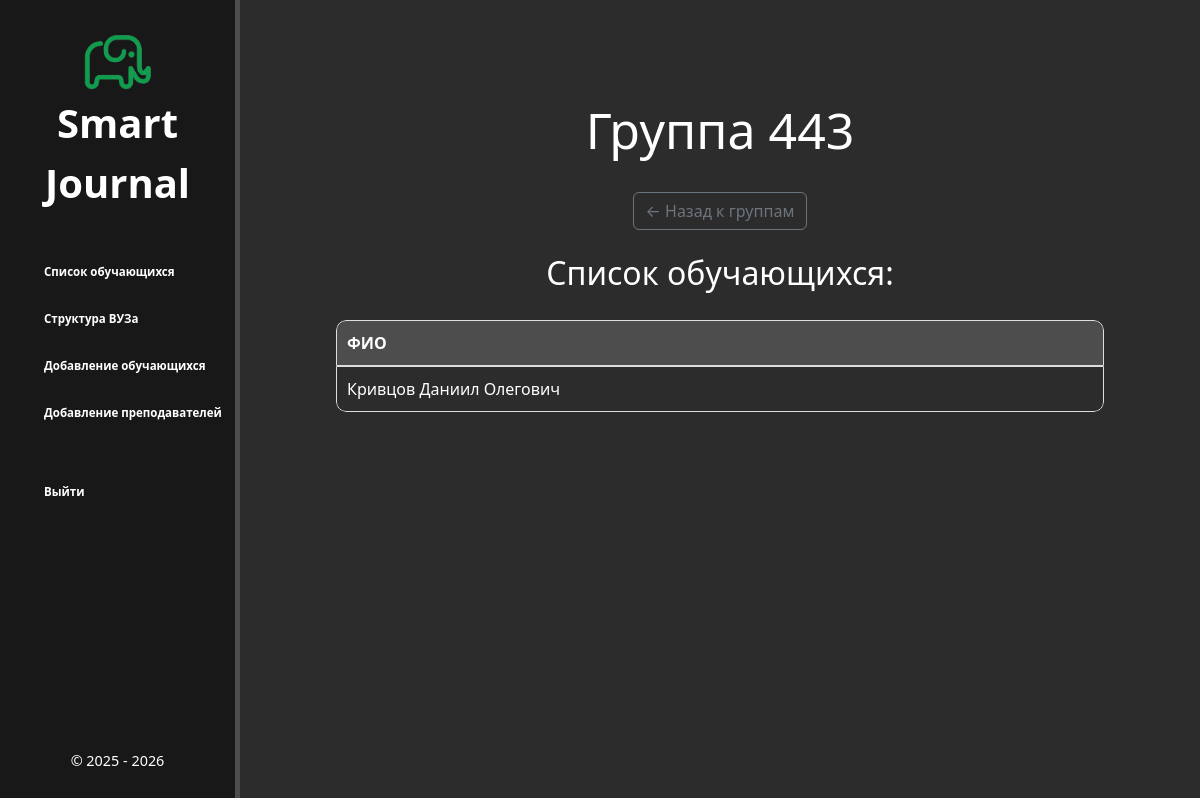
/database/groups/2/, run on the app's committed database.
### database/models.py (models this page shows, shortened)
class Groups(models.Model):
    number = models.CharField('Номер группы', max_length=10)
    year_of_admission = models.IntegerField('Год поступления')
    specialty_name = models.ForeignKey(Specialties, on_delete=models.CASCADE, verbose_name='Специальность')
    class Meta:
        verbose_name = 'Группа'
        verbose_name_plural = 'Группы'

class Students(models.Model):
    GENDER_CHOICES = [
        ('Мужской', 'Мужской'),
        ('Женский', 'Женский'),
    ]
    last_name = models.CharField('Фамилия', max_length=50)
    first_name = models.CharField('Имя', max_length=25)
    father_name = models.CharField('Отчество', max_length=50, blank=True)
    birth_date = models.DateField('Дата рождения')
    gender = models.CharField('Пол', max_length=10, choices=GENDER_CHOICES)
    phone_number = models.CharField('Телефон', max_length=20, blank=True)
    group = models.ForeignKey(Groups, on_delete=models.CASCADE, verbose_name='Группа')
    role = models.CharField('Роль', max_length=20, default='Студент', editable=False, blank=False, null=False)
    user_id = models.OneToOneField(User, on_delete=models.CASCADE, null=True) # Связь с USER
    photo = models.ImageField('Фотография', upload_to='photos', blank=True)
    class Meta:
        verbose_name = 'Студент'
        verbose_name_plural = 'Студенты'

### database/views.py (the view)
# urls.py: path('groups/<int:pk>/', views.group_detail, name='group-detail'),
def group_detail(request, pk):
    group = get_object_or_404(Groups, id=pk)
    students = Students.objects.filter(group=group)
    return render(request, 'database/group_detail.html', {
        'group': group,
        'students': students
    })

### database/templates/database/group_detail.html
{% extends 'database/layout.html' %}
{% block content %}
    <div class="features">
        <h1>Группа {{ group.number }}</h1>
        <br>
        <button class="btn btn-outline-secondary" onclick="window.location.href='{% url 'faculties-detail' group.specialty_name.department_name.faculty_name.id %}'">← Назад к группам</button>
        <br>
        <h2>Список обучающихся:</h2>
        {% if students %}
        <table class="styled-table">
        <thead>
            <tr>
                <th>ФИО</th>
            </tr>
        </thead>
        <tbody>
            {% for student in students %}
                <tr>
                    <td><a href="{% url 'students-detail' student.id %}">{{ student.last_name }} {{ student.first_name }}
                        {{ student.father_name|default_if_none:"" }}</a></td>
                </tr>
            {% endfor %}
        </tbody>
    </table>
    {% else %}
        <p>В этой группе нет студентов.</p>
    {% endif %}
    </div>
{% endblock %}

### database/static/database/css/main.css (style rules this page uses)
body { background: #2c2c2c; }
a { text-decoration: none; color: #fff; display: inline-block; transition: transform .6s ease; }
.features { display: flex; flex-direction: column; align-items: center; float: left; color: #fff; margin-top: 100px; text-align: center; width: 80%; margin-left: 20%; flex-wrap: wrap; }
main .features h1 { font-size: 50px; }
h2 { text-align: center; }
.styled-table { table-layout: fixed; width: 70%; border-collapse: separate; border-spacing: 0; border-radius: 10px; margin: 20px auto; overflow: hidden; }
.styled-table tr:first-child th:first-child { border-top-left-radius: 10px; }
.styled-table tr:first-child th:last-child { border-top-right-radius: 10px; }
.styled-table tr:last-child td:first-child { border-bottom-left-radius: 10px; }
.styled-table tr:last-child td:last-child { border-bottom-right-radius: 10px; }
.styled-table th, .styled-table td { padding: 10px; text-align: left; border: 1px solid #ddd; }
.styled-table th { background-color: #4d4d4d; }
@media (max-width: 1450px) { .styled-table { width: 80%; border-collapse: collapse; } }
@media (max-width: 1450px) { .styled-table { table-layout: fixed; border-collapse: separate; border-spacing: 0; border-radius: 10px; margin: 20px auto; overflow: hidden; } }
@media (max-width: 1450px) { .styled-table tr:first-child th:first-child { border-top-left-radius: 10px; } }
@media (max-width: 1450px) { .styled-table tr:first-child th:last-child { border-top-right-radius: 10px; } }
@media (max-width: 1450px) { .styled-table tr:last-child td:first-child { border-bottom-left-radius: 10px; } }
@media (max-width: 1450px) { .styled-table tr:last-child td:last-child { border-bottom-right-radius: 10px; } }
@media (max-width: 1200px) { .styled-table { table-layout: fixed; border-collapse: separate; border-spacing: 0; border-radius: 10px; margin: 20px auto; overflow: hidden; } }
@media (max-width: 1200px) { .styled-table tr:first-child th:first-child { border-top-left-radius: 10px; } }
@media (max-width: 1200px) { .styled-table tr:first-child th:last-child { border-top-right-radius: 10px; } }
@media (max-width: 1200px) { .styled-table tr:last-child td:first-child { border-bottom-left-radius: 10px; } }
@media (max-width: 1200px) { .styled-table tr:last-child td:last-child { border-bottom-right-radius: 10px; } }

### data on the page
Groups: number "443"
Students: last_name "Кривцов", first_name "Даниил", father_name "Олегович"
